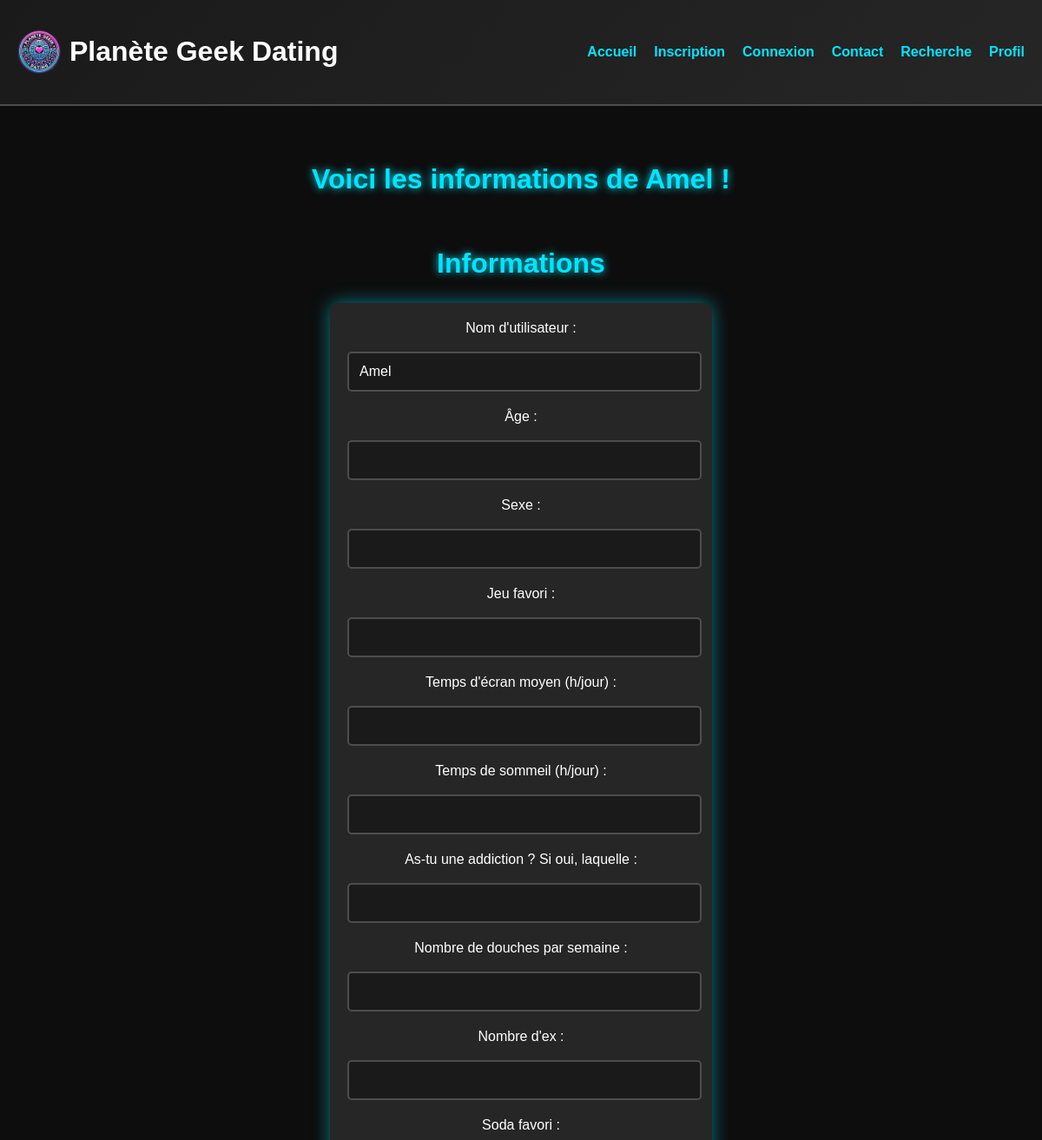
The page /profil_user_/Amel (upper part) on the database as committed earlier.
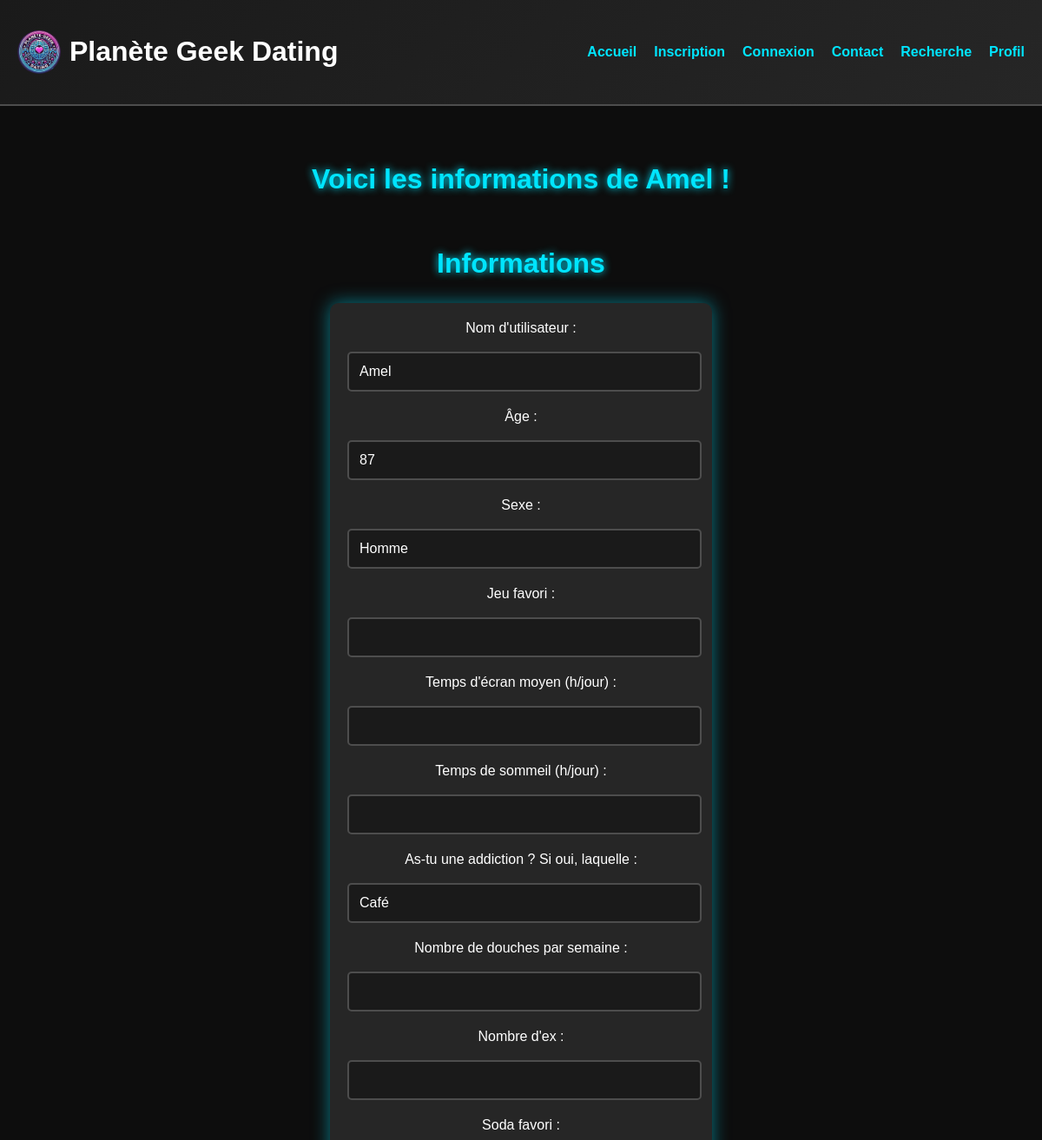
The same page on the database as committed later.
### tables this page shows
CREATE TABLE "infos_joueur" (
	"name_id"	TEXT UNIQUE,
	"sexe"	TEXT,
	"age"	INTEGER,
	"fav_game"	TEXT,
	"screen_time_moy"	INTEGER,
	"heure_sommeil"	INTEGER,
	"addiction"	TEXT,
	"nb_douches"	INTEGER,
	"nb_ex"	INTEGER,
	"fav_soda"	TEXT,
	"fav_bonbons"	TEXT,
	"pourcent_selfcontrol"	INTEGER,
	"discord"	TEXT,
	"mdp"	TEXT UNIQUE
);

### app.py (the view)
@app.route('/profil_user_/<username>', methods=['POST','GET'])
def profil_user_(username):
    conn = get_db_connection(DATABASE)  # Connexion à la base de données
    curseur = conn.cursor()
    datas = curseur.execute("SELECT * FROM infos_joueur WHERE name_id = ? ", (username,)).fetchall()
    datas = [dict(row) for row in datas]
    conn.close()
    if request.method=='POST':
        return redirect(url_for('recherche'))
    return render_template('profil_user_.html', username = username, datas = datas)

### app.py (called while the page is built)
def get_db_connection(DATABASE):
    conn = sqlite3.connect(DATABASE)
    conn.row_factory = sqlite3.Row
    return conn

### templates/profil_user_.html (shortened to what this page needs)
<!DOCTYPE html>
<html lang="fr">
<head>
    <link rel="stylesheet" href="{{ url_for('static', filename='styles.css') }}">
</head>
<body id="top">
    <header>
        <div class="logo">
            <img src="{{url_for('static', filename='logo circulaire.webp')}}" alt="Logo Planète Geek Dating">
            <h1><a class="home_button" href="{{url_for('index')}}">Planète Geek Dating</a></h1>
        </div>
        <nav>
            <ul>
                <li><a href="{{url_for('index')}}">Accueil</a></li>
                <li><a href="{{url_for('index', section='signup')}}">Inscription</a></li>
                <li><a href="{{url_for('Connexion')}}">Connexion</a></li>
                <li><a href="{{url_for('Contacts')}}">Contact</a></li>
                <li><a href="{{url_for('recherche')}}">Recherche</a></li>
                <li><a href="{{url_for('profil')}}">Profil</a></li>
            </ul>
        </nav>
    </header>
    <main>
        <section id="home">
            <h2>Voici les informations de {{ username }} !<!DOCTYPE html>
            <html lang="fr">
            <head>
            </head>
            <body>
            </body>
        </section>
        <section id="modify">
            <h2>Informations</h2>
            <form action="{{ url_for('profil_user_', username = username )}}" method="POST">
                <label for="username">Nom d'utilisateur :</label>
                <br>
                <br>
                <input type="text" id="username" name="username" value="{% if username %}{{ username }}{% endif %}" readonly>
                <label for="age">Âge :</label>
                <br>
                <br>
                <input type="number" id="age" name="age" value="{% if datas %}{{ datas[0]['age'] }}{% endif %}" readonly>
                <label for="sexe">Sexe :</label>
                <br>
                <br>
                <input type="text" id="sexe" name="sexe" value="{% if datas %}{{ datas[0]['sexe'] }}{% endif %}" readonly>
                <label for="jeu">Jeu favori :</label>
                <br>
                <br>
                <input type="text" id="jeu" name="jeu" value="{% if datas %}{{ datas[0]['fav_game'] }}{% endif %}" readonly>
                <label for="temps">Temps d'écran moyen (h/jour) :</label>
                <br>
                <br>
                <input type="number" id="temps" name="temps" value="{% if datas %}{{ datas[0]['screen_time_moy'] }}{% endif %}" readonly>
                <label for="sommeil">Temps de sommeil (h/jour) :</label>
                <br>
                <br>
                <input type="number" id="sommeil" name="sommeil" value="{% if datas %}{{ datas[0]['heure_sommeil'] }}{% endif %}" readonly>
                <label for="addiction">As-tu une addiction ? Si oui, laquelle :</label>
                <br>
                <br>
                <input type="text" id="addiction" name="addiction" value="{% if datas %}{{ datas[0]['addiction'] }}{% endif %}" readonly>
                <label for="douches">Nombre de douches par semaine :</label>
                <br>
                <br>
                <input type="number" id="douches" name="douches" value="{% if datas %}{{ datas[0]['nb_douches'] }}{% endif %}" readonly>
                <label for="exs">Nombre d'ex :</label>
                <br>
                <br>
                <input type="number" id="exs" name="exs" value="{% if datas %}{{ datas[0]['nb_ex'] }}{% endif %}" readonly>
                <label for="soda">Soda favori :</label>
                <br>
                <br>
                <br>
                <br>
                <br>
                <br>
                <br>
                <br>
            </form>
        </section>
    </main>
</body>
</html>

Rows that differ between the two databases and show on the page:
now on this page (row edited): infos_joueur: name "Amel", age "87", sexe "Homme", addiction "Café"
Other text that changed with them:
{{ username }}: "Amel" → (not shown)
